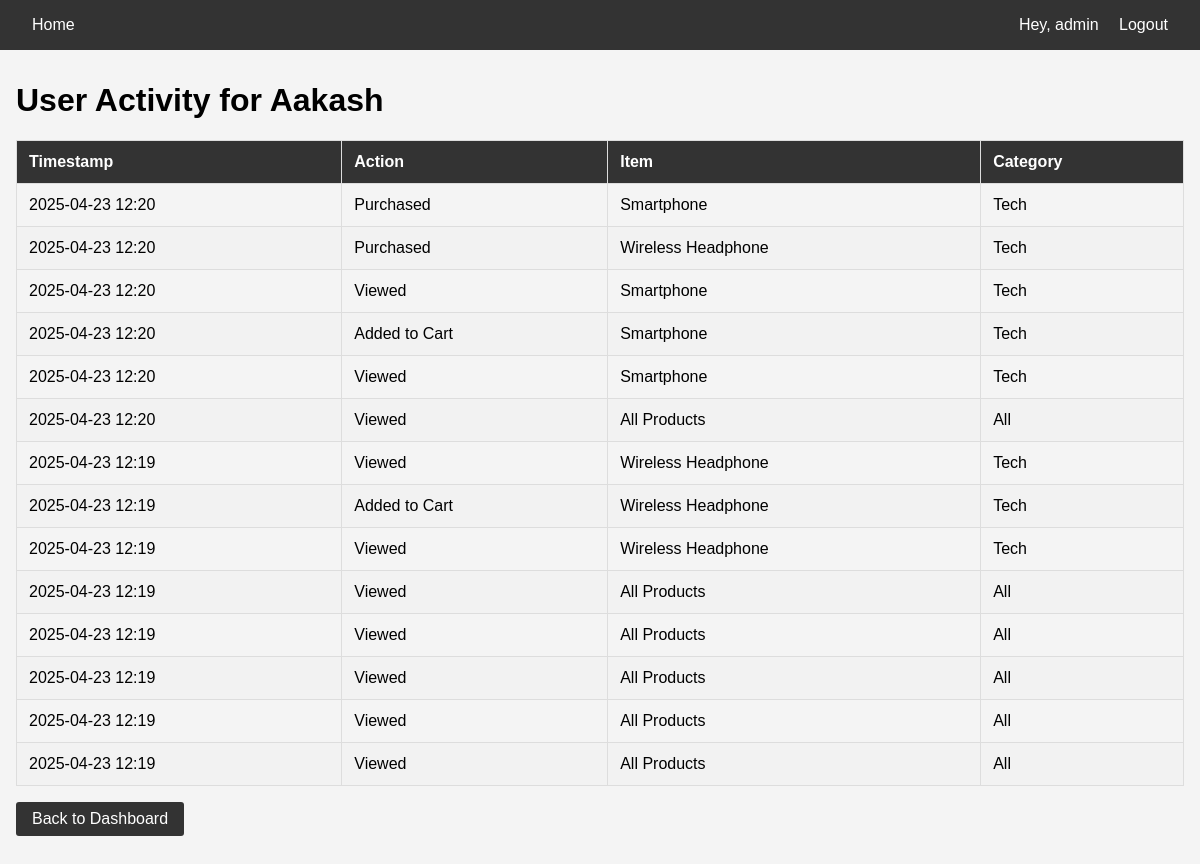
Page /accounts/user-activity/2/ (signed in) on the committed database.
### accounts/models.py (models this page shows, shortened)
class User(AbstractUser):
    is_admin = models.BooleanField(default=False)

class UserActivity(models.Model):
    ACTION_CHOICES = [
        ('view', 'Viewed'),
        ('cart', 'Added to Cart'),
        ('buy', 'Purchased'),
    ]
    user = models.ForeignKey(User, on_delete=models.CASCADE)
    action = models.CharField(max_length=10, choices=ACTION_CHOICES)
    product_name = models.CharField(max_length=255)
    category = models.CharField(max_length=100)
    timestamp = models.DateTimeField(auto_now_add=True)
    class Meta:
        verbose_name_plural = "User Activities"
        ordering = ['-timestamp']

### accounts/views.py (the view)
# urls.py: path('user-activity/<int:user_id>/', views.user_activity, name='user_activity'),
@login_required
@user_passes_test(lambda u: u.is_staff)
def user_activity(request, user_id):
    user = User.objects.get(id=user_id)
    activities = UserActivity.objects.filter(user=user).order_by('-timestamp')
    return render(request, 'accounts/user_activity.html', {
        'selected_user': user,
        'activities': activities
    })

### templates/accounts/user_activity.html
{% extends "base_admin.html" %}
{% block content %}
<h1>User Activity for {{ selected_user.username }}</h1>
<table>
    <thead>
        <tr>
            <th>Timestamp</th>
            <th>Action</th>
            <th>Item</th>
            <th>Category</th>
        </tr>
    </thead>
    <tbody>
        {% for activity in activities %}
        <tr>
            <td>{{ activity.timestamp|date:"Y-m-d H:i" }}</td>
            <td>{{ activity.get_action_display }}</td>
            <td>{{ activity.product_name }}</td>
            <td>{{ activity.category }}</td>
        </tr>
        {% endfor %}
    </tbody>
</table>
<a href="{% url 'admin_dashboard' %}" class="btn">Back to Dashboard</a>
{% endblock %}

### templates/base_admin.html (shortened to what this page needs)
<!DOCTYPE html>
<html lang="en">
<head>
</head>
<body>
    <nav class="navbar">
        <div>
            <a href="{% url 'admin_dashboard' %}">Home</a>
        </div>
        <div>
            <span>Hey, {{ request.user.username }}</span>
            <a href="{% url 'logout' %}">Logout</a>
        </div>
    </nav>
    <div class="container">
        {% block content %}
        {% endblock %}
    </div>
</body>
</html>

### templates/base_admin.html (style rules this page uses)
body { font-family: Arial, sans-serif; margin: 0; padding: 0; background-color: #f4f4f4; }
.navbar { background-color: #333; color: white; padding: 1rem; display: flex; justify-content: space-between; align-items: center; }
.navbar a { color: white; text-decoration: none; margin: 0 1rem; }
.container { max-width: 1200px; margin: 2rem auto; padding: 0 1rem; }
table { width: 100%; border-collapse: collapse; margin: 1rem 0; }
table, th, td { border: 1px solid #ddd; }
th, td { padding: 0.75rem; text-align: left; }
th { background-color: #333; color: white; }
tr:nth-child(even) { background-color: #f2f2f2; }
.btn { display: inline-block; background: #333; color: white; padding: 0.5rem 1rem; border: none; border-radius: 3px; cursor: pointer; text-decoration: none; }

### rows in the picture
User: user.username "admin"
User: username "Aakash"
UserActivity: timestamp "2025-04-23 12:20", action "Purchased", product_name "Smartphone", category "Tech"
UserActivity: timestamp "2025-04-23 12:20", action "Purchased", product_name "Wireless Headphone", category "Tech"
UserActivity: timestamp "2025-04-23 12:20", action "Viewed", product_name "Smartphone", category "Tech"
UserActivity: timestamp "2025-04-23 12:20", action "Added to Cart", product_name "Smartphone", category "Tech"
UserActivity: timestamp "2025-04-23 12:20", action "Viewed", product_name "Smartphone", category "Tech"
UserActivity: timestamp "2025-04-23 12:20", action "Viewed", product_name "All Products", category "All"
UserActivity: timestamp "2025-04-23 12:19", action "Viewed", product_name "Wireless Headphone", category "Tech"
UserActivity: timestamp "2025-04-23 12:19", action "Added to Cart", product_name "Wireless Headphone", category "Tech"
UserActivity: timestamp "2025-04-23 12:19", action "Viewed", product_name "Wireless Headphone", category "Tech"
UserActivity: timestamp "2025-04-23 12:19", action "Viewed", product_name "All Products", category "All"
UserActivity: timestamp "2025-04-23 12:19", action "Viewed", product_name "All Products", category "All"
UserActivity: timestamp "2025-04-23 12:19", action "Viewed", product_name "All Products", category "All"
UserActivity: timestamp "2025-04-23 12:19", action "Viewed", product_name "All Products", category "All"
UserActivity: timestamp "2025-04-23 12:19", action "Viewed", product_name "All Products", category "All"
